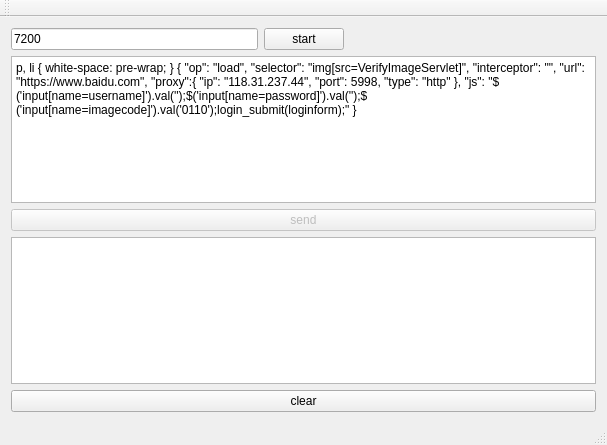
<?xml version="1.0" encoding="UTF-8"?>
<ui version="4.0">
 <class>MainWindow</class>
 <widget class="QMainWindow" name="MainWindow">
  <property name="geometry">
   <rect>
    <x>0</x>
    <y>0</y>
    <width>607</width>
    <height>445</height>
   </rect>
  </property>
  <property name="windowTitle">
   <string>MainWindow</string>
  </property>
  <widget class="QWidget" name="centralWidget">
   <layout class="QGridLayout" name="gridLayout">
    <item row="0" column="0">
     <widget class="QLineEdit" name="lineEditPort">
      <property name="text">
       <string>7200</string>
      </property>
     </widget>
    </item>
    <item row="0" column="1">
     <widget class="QPushButton" name="pushButtonStart">
      <property name="text">
       <string>start</string>
      </property>
     </widget>
    </item>
    <item row="0" column="2">
     <spacer name="horizontalSpacer">
      <property name="orientation">
       <enum>Qt::Horizontal</enum>
      </property>
      <property name="sizeHint" stdset="0">
       <size>
        <width>40</width>
        <height>20</height>
       </size>
      </property>
     </spacer>
    </item>
    <item row="1" column="0" colspan="3">
     <widget class="QTextEdit" name="textEditSend">
      <property name="html">
       <string>&lt;!DOCTYPE HTML PUBLIC &quot;-//W3C//DTD HTML 4.0//EN&quot; &quot;http://www.w3.org/TR/REC-html40/strict.dtd&quot;&gt;
&lt;html&gt;&lt;head&gt;&lt;meta name=&quot;qrichtext&quot; content=&quot;1&quot; /&gt;&lt;style type=&quot;text/css&quot;&gt;
p, li { white-space: pre-wrap; }
&lt;/style&gt;&lt;/head&gt;&lt;body style=&quot; font-family:'SimSun'; font-size:9pt; font-weight:400; font-style:normal;&quot;&gt;
&lt;p style=&quot; margin-top:0px; margin-bottom:0px; margin-left:0px; margin-right:0px; -qt-block-indent:0; text-indent:0px;&quot;&gt;{&lt;/p&gt;
&lt;p style=&quot; margin-top:0px; margin-bottom:0px; margin-left:0px; margin-right:0px; -qt-block-indent:0; text-indent:0px;&quot;&gt;    &amp;quot;op&amp;quot;: &amp;quot;load&amp;quot;,&lt;/p&gt;
&lt;p style=&quot; margin-top:0px; margin-bottom:0px; margin-left:0px; margin-right:0px; -qt-block-indent:0; text-indent:0px;&quot;&gt;    &amp;quot;selector&amp;quot;: &amp;quot;img[src=VerifyImageServlet]&amp;quot;,&lt;/p&gt;
&lt;p style=&quot; margin-top:0px; margin-bottom:0px; margin-left:0px; margin-right:0px; -qt-block-indent:0; text-indent:0px;&quot;&gt;    &amp;quot;interceptor&amp;quot;: &amp;quot;&amp;quot;,&lt;/p&gt;
&lt;p style=&quot; margin-top:0px; margin-bottom:0px; margin-left:0px; margin-right:0px; -qt-block-indent:0; text-indent:0px;&quot;&gt;    &amp;quot;url&amp;quot;: &amp;quot;https://www.baidu.com&amp;quot;,&lt;/p&gt;
&lt;p style=&quot; margin-top:0px; margin-bottom:0px; margin-left:0px; margin-right:0px; -qt-block-indent:0; text-indent:0px;&quot;&gt;    &amp;quot;proxy&amp;quot;:{&lt;/p&gt;
&lt;p style=&quot; margin-top:0px; margin-bottom:0px; margin-left:0px; margin-right:0px; -qt-block-indent:0; text-indent:0px;&quot;&gt;        &amp;quot;ip&amp;quot;: &amp;quot;118.31.237.44&amp;quot;,&lt;/p&gt;
&lt;p style=&quot; margin-top:0px; margin-bottom:0px; margin-left:0px; margin-right:0px; -qt-block-indent:0; text-indent:0px;&quot;&gt;        &amp;quot;port&amp;quot;: 5998,&lt;/p&gt;
&lt;p style=&quot; margin-top:0px; margin-bottom:0px; margin-left:0px; margin-right:0px; -qt-block-indent:0; text-indent:0px;&quot;&gt;        &amp;quot;type&amp;quot;: &amp;quot;http&amp;quot;&lt;/p&gt;
&lt;p style=&quot; margin-top:0px; margin-bottom:0px; margin-left:0px; margin-right:0px; -qt-block-indent:0; text-indent:0px;&quot;&gt;    },&lt;/p&gt;
&lt;p style=&quot; margin-top:0px; margin-bottom:0px; margin-left:0px; margin-right:0px; -qt-block-indent:0; text-indent:0px;&quot;&gt;    &amp;quot;js&amp;quot;: &amp;quot;$('input[name=username]').val('');$('input[name=password]').val('');$('input[name=imagecode]').val('0110');login_submit(loginform);&amp;quot;&lt;/p&gt;
&lt;p style=&quot; margin-top:0px; margin-bottom:0px; margin-left:0px; margin-right:0px; -qt-block-indent:0; text-indent:0px;&quot;&gt;    &lt;/p&gt;
&lt;p style=&quot; margin-top:0px; margin-bottom:0px; margin-left:0px; margin-right:0px; -qt-block-indent:0; text-indent:0px;&quot;&gt;}&lt;/p&gt;&lt;/body&gt;&lt;/html&gt;</string>
      </property>
     </widget>
    </item>
    <item row="2" column="0" colspan="3">
     <widget class="QPushButton" name="pushButtonSend">
      <property name="enabled">
       <bool>false</bool>
      </property>
      <property name="text">
       <string>send</string>
      </property>
     </widget>
    </item>
    <item row="3" column="0" colspan="3">
     <widget class="QTextEdit" name="textEditReceive"/>
    </item>
    <item row="4" column="0" colspan="3">
     <widget class="QPushButton" name="pushButtonClear">
      <property name="text">
       <string>clear</string>
      </property>
     </widget>
    </item>
   </layout>
  </widget>
  <widget class="QMenuBar" name="menuBar">
   <property name="geometry">
    <rect>
     <x>0</x>
     <y>0</y>
     <width>607</width>
     <height>23</height>
    </rect>
   </property>
  </widget>
  <widget class="QToolBar" name="mainToolBar">
   <attribute name="toolBarArea">
    <enum>TopToolBarArea</enum>
   </attribute>
   <attribute name="toolBarBreak">
    <bool>false</bool>
   </attribute>
  </widget>
  <widget class="QStatusBar" name="statusBar"/>
 </widget>
 <layoutdefault spacing="6" margin="11"/>
 <resources/>
 <connections/>
</ui>
